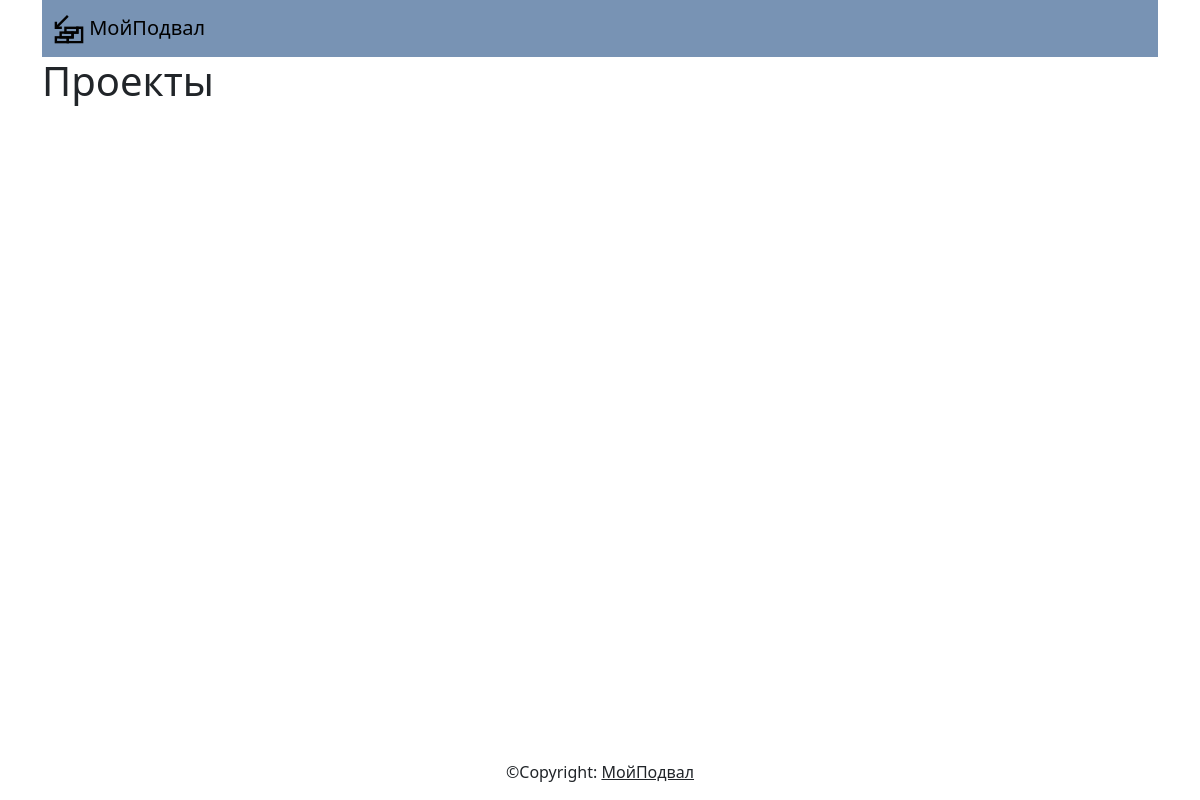
Before: / with the older database file.
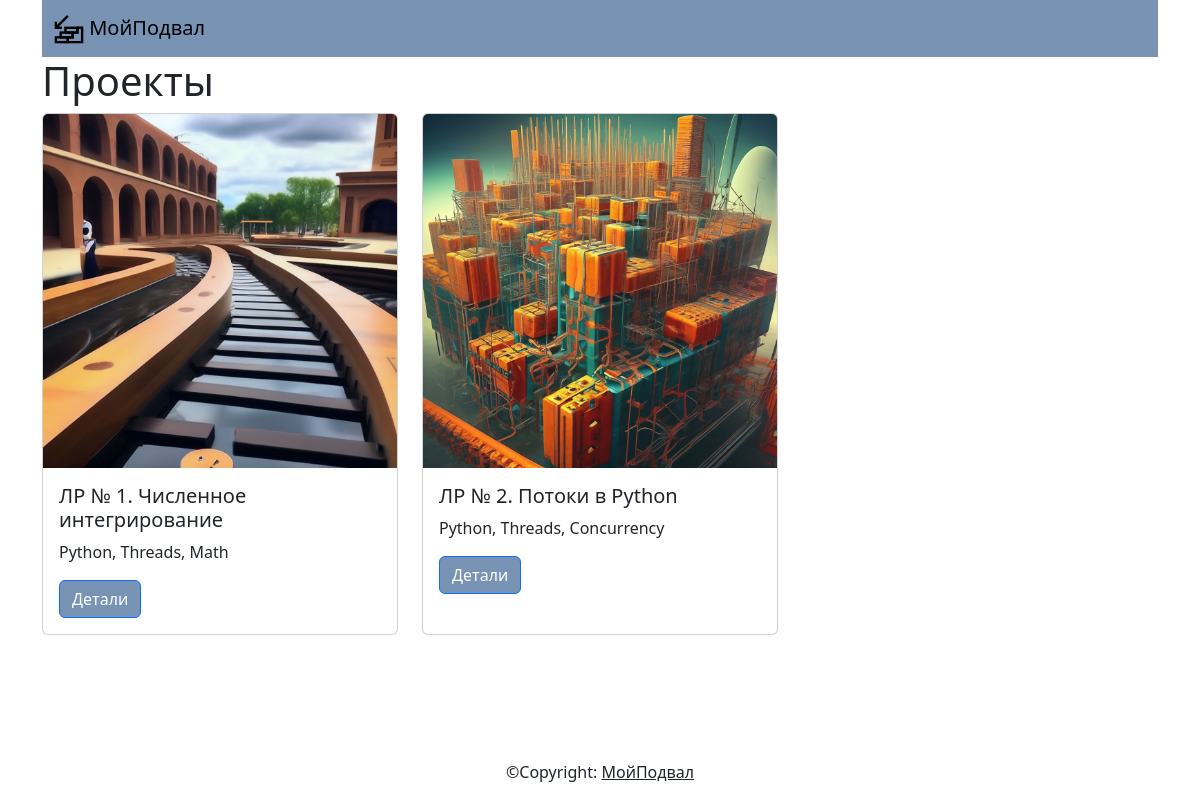
After: the same page with the newer database file.
### projects/models.py (models this page shows, shortened)
class Project(models.Model):
    title = models.CharField(max_length=256)
    description = models.TextField()
    technology = models.CharField(max_length=256)
    image = models.FileField(upload_to='project_images/', blank=True)
    githublink = models.CharField(max_length=256, null=True, blank=True)
    replitlink = models.CharField(max_length=256, null=True, blank=True)
    anotherlink = models.CharField(max_length=256, null=True, blank=True)

### projects/views.py (the view)
# urls.py: path("", views.project_index, name='project_index'),
def project_index(request):
    projects = Project.objects.all()
    context = {
        "projects": projects,
    }
    return render(request, "projects/project_index.html", context)

### projects/templates/projects/project_index.html
{% extends "base.html" %}
{% block page_content %}
<h1>Проекты</h1>
<div class="row gy-5  ">
    {% for project in projects %}
      <div class="col-md-4">
        <div class="card d-flex align-items-stretch h-100">
          {% if project.image %}
            <img class="card-img-top" src="{{ project.image.url }}" width=50%>
          {% endif %}
          <div class="card-body">
            <h5 class="card-title">{{ project.title }}</h5>
            <p class="card-text">{{ project.technology }}</p>
            <a href="{% url 'project_detail' project.pk %}" class="btn btn-primary" style="background-color: #7893b4">Детали</a>
          </div>
        </div>
      </div>
    {% endfor %}
  </div>
{% endblock %}

### projects/templates/base.html (shortened to what this page needs)
<!DOCTYPE html>
<html lang="en">
<head>
    <link
        href="https://cdn.jsdelivr.net/npm/bootstrap@5.3.1/dist/css/bootstrap.min.css"
        rel="stylesheet"
    >
</head>
<body class="container">
    {% load static %}
    <nav class="navbar navbar-light sticky-top" style="background-color: #7893b4;">
        <div class="container-fluid">
          <a class="navbar-brand" href="/">
            <img src="{% static 'pages/img/downstairs-svgrepo-com.svg' %}" alt="Logo" width="30" height="30" class="d-inline-block align-text-top">
            МойПодвал
          </a>
        </div>
      </nav>
    {% block page_content %}{% endblock page_content %}
    <footer class="bg-light text-center fixed-bottom d-none d-sm-block">
      <div class="text-center p-3" style="background-color: white;">
        ©Copyright:
        <a class="text-dark" href="/">МойПодвал</a>
      </div>
    </footer>
</body>
</html>

Changed rows visible on the page:
added Project: image (picture), title "ЛР № 1. Численное интегрирование", technology "Python, Threads, Math"
added Project: image (picture), title "ЛР № 2. Потоки в Python", technology "Python, Threads, Concurrency"
